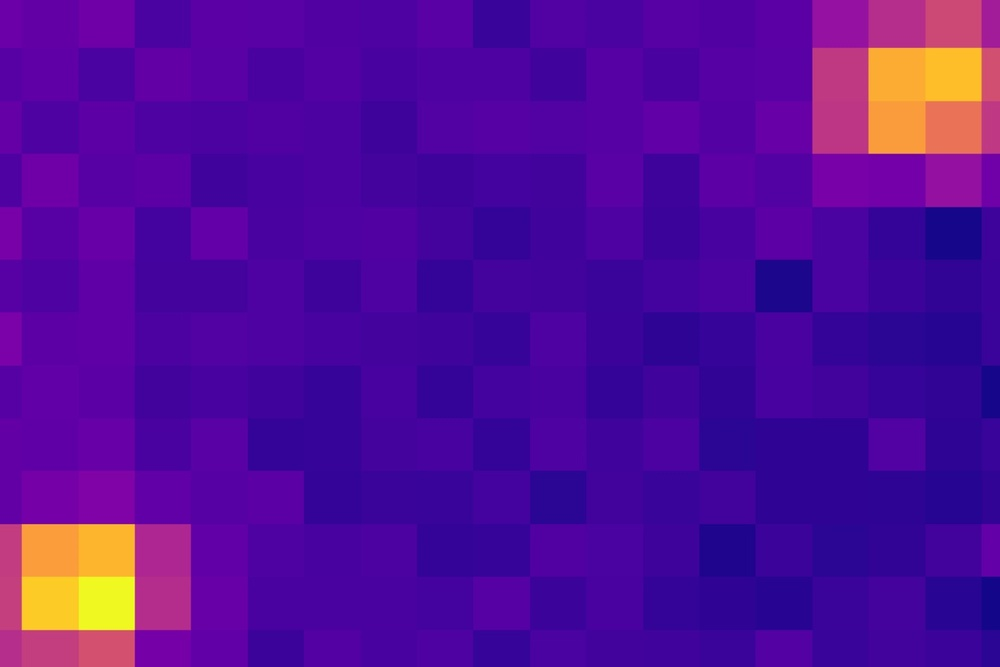
#> input picture Scripts/HotspotDetection/thermal.jpg, 1000 x 667 px, shrunk from 1500 x 1000 before the run
$ python thermal_hotspot.py
#> lines starting #> are read from the running program, lines starting #| are printed output that depends on the picture; after the words box and inside, x2 and y2 are one past the last pixel; in counts of white or black regions, pixels touching at a corner belong together
import cv2
import numpy as np

def detect_hotspots(thermal_image_path, threshold=200):
    """
    Detects hotspots in a thermal image.

    :param thermal_image_path: Path to the thermal image.
    :param threshold: Pixel intensity threshold for hotspot detection.
    :return: Processed image with detected hotspots.
    """
#> called with thermal_image_path = 'thermal.jpg', threshold = 150
    # Load image
    image = cv2.imread(thermal_image_path)
#> image is the input picture: shape (667, 1000, 3); mean B, G, R 153.6, 11, 83.9

    # Convert to grayscale if needed
    gray = cv2.cvtColor(image, cv2.COLOR_BGR2GRAY)
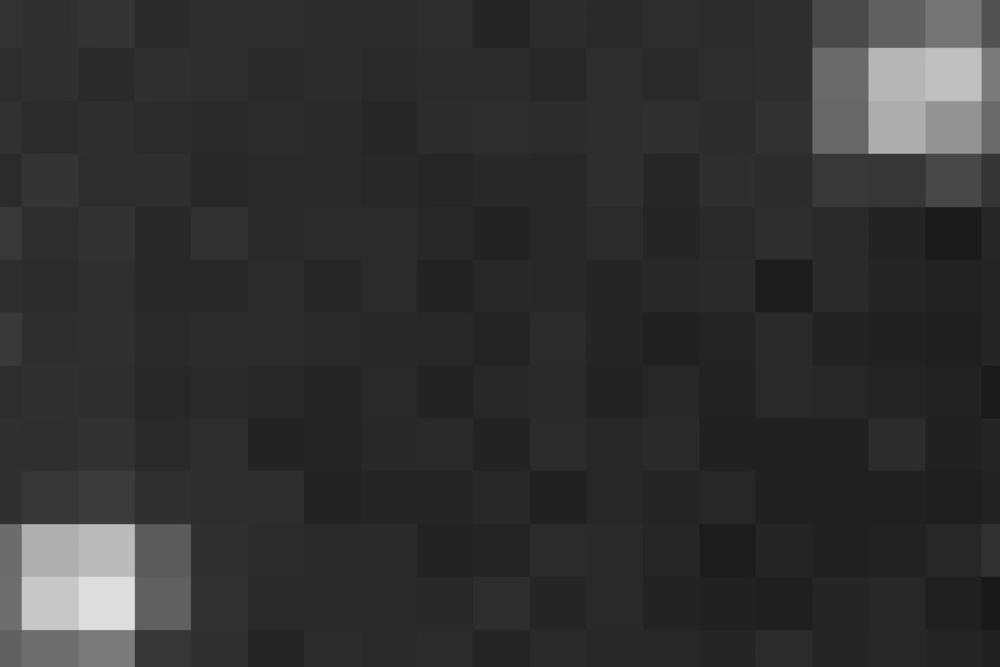
#> gray: shape (667, 1000); min 23, max 228, mean 49

    # Apply thresholding (hotspots will be the brightest areas)
    _, thresh = cv2.threshold(gray, threshold, 255, cv2.THRESH_BINARY)
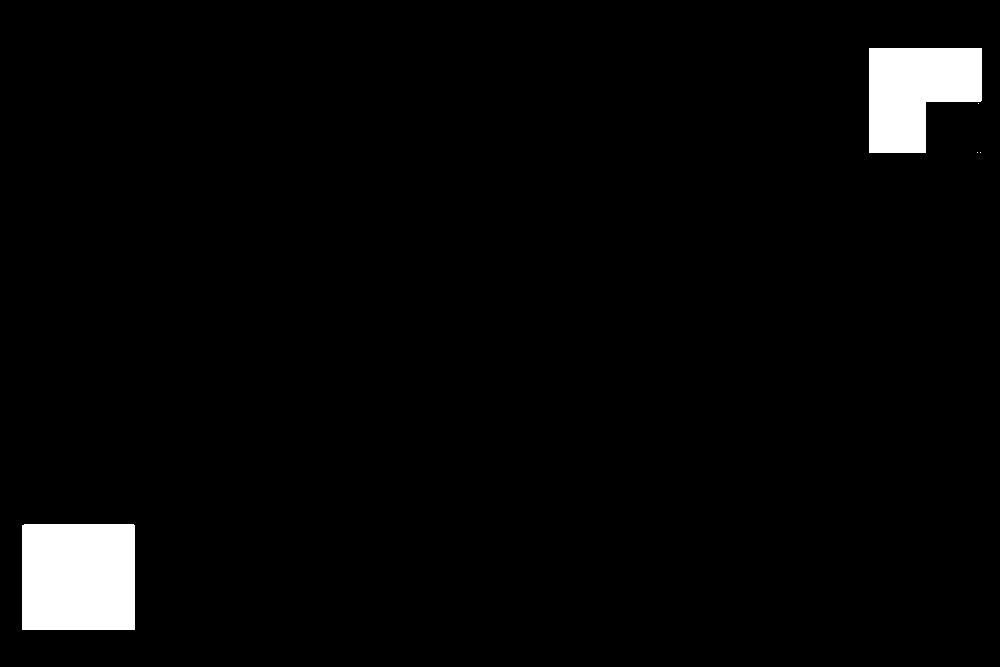
#> thresh: shape (667, 1000); 3.1% white; 5 white regions (3 under 20 px)

    # Find contours (hotspot regions)
    contours, _ = cv2.findContours(thresh, cv2.RETR_EXTERNAL, cv2.CHAIN_APPROX_SIMPLE)
#> contours = 5 contours, 3 with area under 20; largest, box (x1, y1, x2, y2) and area: (22, 524, 135, 630) 11758, (869, 48, 982, 153) 8792

    # save the centers of hotspots
    centers = []

    # Draw bounding boxes around hotspots
    for contour in contours:
        x, y, w, h = cv2.boundingRect(contour)
        cv2.rectangle(image, (x, y), (x + w, y + h), (0, 0, 255), 2)  # Red boxes

        centers.append((x+(w//2), y+(h//2)))
#> this loop made 5 passes
#> (x, y, w, h) on passes 1 to 5: (22, 524, 113, 106), (980, 152, 1, 1), (977, 152, 1, 1), (978, 103, 1, 1), (869, 48, 113, 105)
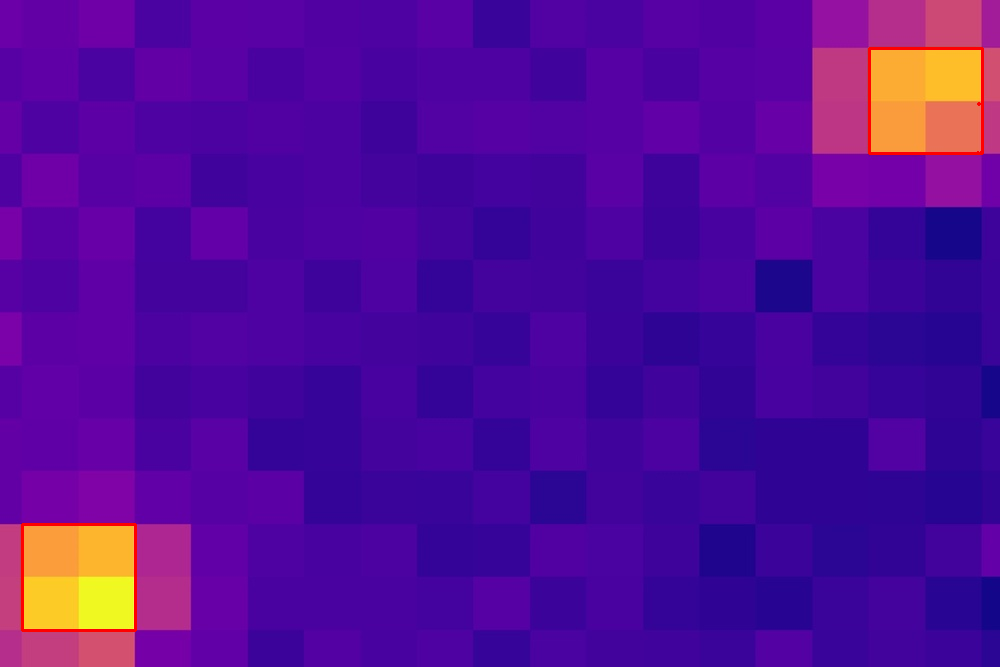
#> image: shape (667, 1000, 3); 0.39% of pixels changed, all inside (x1, y1, x2, y2) = (21, 47, 984, 632)
#> after the loop, centers = [(78, 577), (980, 152), (977, 152), (978, 103), (925, 100)]

    #return image, thresh
    return image, centers

thermal_image = "thermal.jpg"
#hotspot_image, thresholded = detect_hotspots(thermal_image, threshold=200)
hotspot_image, centers = detect_hotspots(thermal_image, threshold=150)

# Save and display the output
cv2.imwrite("hotspot_detected.jpg", hotspot_image)
cv2.imshow("Hotspots", hotspot_image)
#cv2.imshow("Thresholded", thresholded)
cv2.waitKey(0)
cv2.destroyAllWindows()
